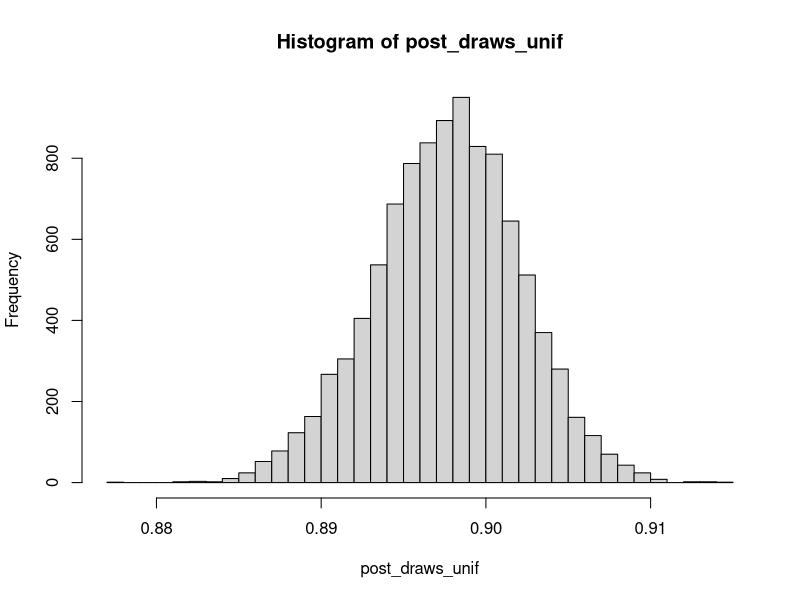
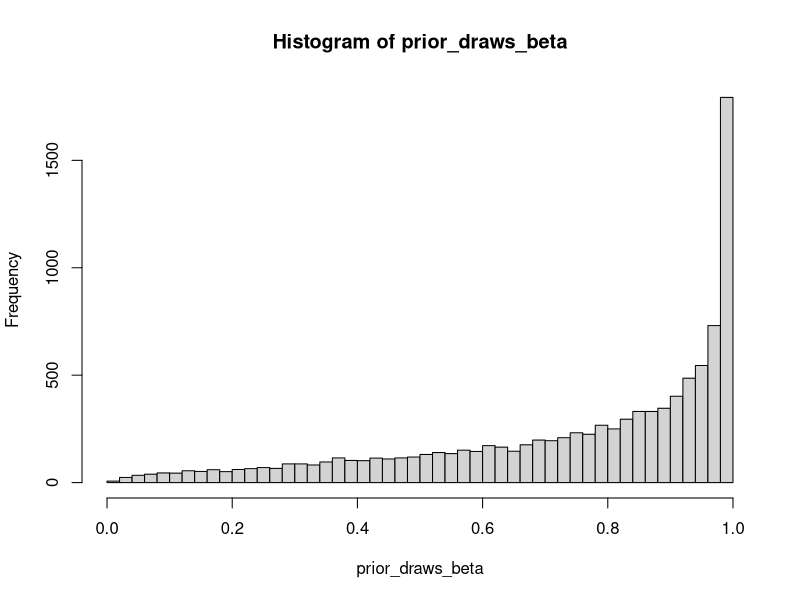
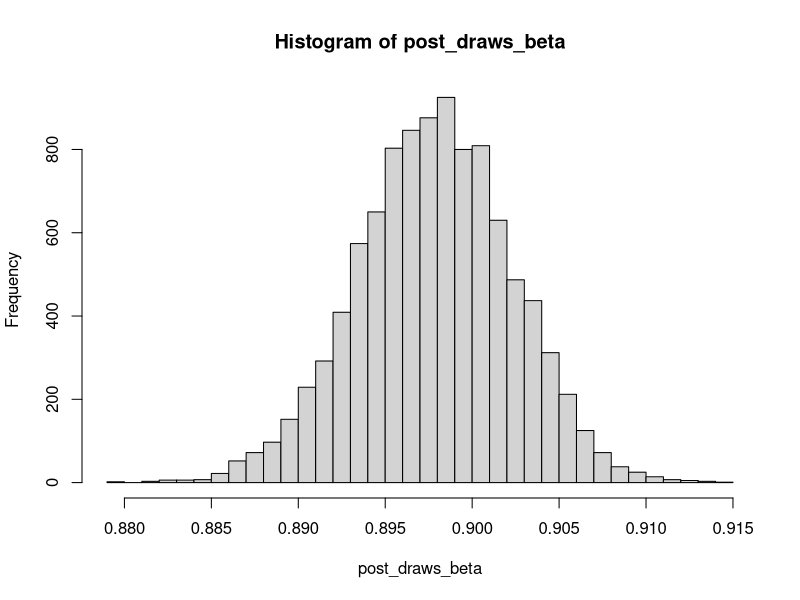

Source code (R) for these figures, in order:
# ECON 5043: Homework 2 R Script (2/21/21)
# William Lorton
library(tidyverse)

# Problem 2

  # Calculating some binomial coefficients
  # ways to choose k (y in our problem) items from n items without regard to order
  # formula: (n! / [k!(n-k)!])
  choose(n = 10, k = 0)
  choose(10, 1)
  choose(10, 2)

# Problem 5
  
  # Data is from PSID 1990 wave
  # Focus on ftemp variable (1 --> full employment status)
  # Assume y|theta ~ Binomial(4689, theta); 
  # theta is P(full employment status) for a given individual
  
  # read data in
  employment <- read.csv("Employment.csv")
  
  # mean of ftemp variable
  ftemp.mean <- mean(employment$ftemp)
  ftemp.mean
  
  # median of ftemp
  ftemp.median <- median(employment$ftemp)
  ftemp.median
  
  # standard deviation of ftemp
  ftemp.sd <- sd(employment$ftemp)
  ftemp.sd
  
  # number of people fully employed in sample
  employment %>% 
    group_by(ftemp) %>% 
    count()
  # 4210 people fully employed
  
  # Uniform (0,1) prior for theta
  # Along with binomial(4689, theta) likelihood
  # Posterior is thus theta|y ~ Beta(y+1, n-y+1)
  # where n = 4689, y = 4210
  n <- 4689 # number of people in sample
  y <- 4210 # number of people with full time employment
  # Want 10,000 random draws from this dist
  post_draws_unif <- rbeta(10000, shape1 = y + 1, shape2 = n - y + 1)
  
  # histogram of draws
  hist(post_draws_unif, breaks = 50)
    
  # mean and median of draws
  mean(post_draws_unif)
  median(post_draws_unif)
  # alternate median
  qbeta(0.50, shape1 = y + 1, shape2 = n - y + 1)
  
  # 95% credible interval for theta
  qbeta(c(0.025, 0.975), shape1 = y + 1, shape2 = n - y + 1)
  
  # Now we assume a Beta(alpha, beta) prior for theta
  # where alpha = 1.5, beta = 0.5
  alpha <- 1.5
  beta <- 0.5
  
  # Get 10,000 random draws from this beta prior
  prior_draws_beta <- rbeta(10000, shape1 = alpha, shape2 = beta)
  
  # histogram of beta prior draws
  hist(prior_draws_beta, breaks = 50)
  
  # Binomial likelihood and beta prior -->
  # Beta(alpha+y, beta+n-y) posterior
  
  # Getting 10k draws from this posterior dist
  post_draws_beta <- rbeta(10000, shape1 = alpha + y, shape2 = beta + n - y)

  # histogram of beta posterior draws
  hist(post_draws_beta, breaks = 50)
  
  # mean and median of beta posterior draws
  mean(post_draws_beta)
  median(post_draws_beta)
  # alternate median
  qbeta(0.50, shape1 = alpha + y, shape2 = beta + n - y)
  
  # 95% credible interval for this posterior
  qbeta(c(0.025, 0.975), shape1 = alpha + y, shape2 = beta + n - y)
  